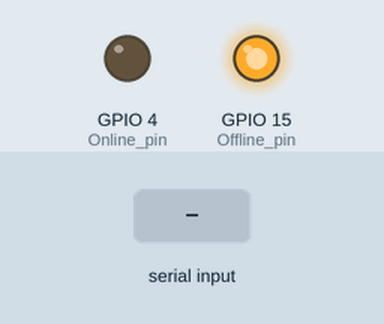
Recording of a sketch running on a simulated ESP32. Parts: output pins drawn as LEDs (lit = HIGH). The test bench sets the inputs (shaded band). WiFi joins after 1.5 s; servers stay silent unless stated; what the sketch prints to the serial monitor is not drawn.

Above: at 0.1 s.
At 3.2 s:
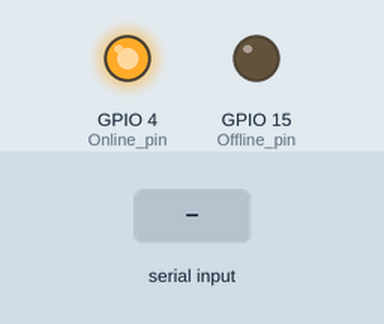
3.3 s: "OK\n" received over the second serial link
Timing chart, 0 to 6.3 s (numbered marks = the images above; inputs shaded):
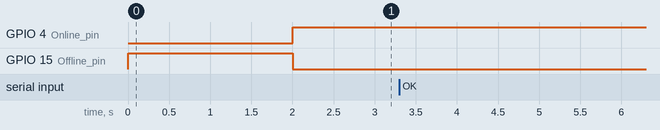

The sketch:

Arduino_to_esp32_handshake.ino
```cpp
#include <WiFi.h>
#include "ThingSpeak.h"
#define Offline_pin 15
#define Online_pin 4
#define RXp2 16
#define TXp2 17
#define channel_ID 2175178
#define channel_APIKEY "ME32UIN16WFW4VNT"
// Replace with your network credentials (STATION)
const char* ssid = "POCOF3";
const char* password = "02090816";
const char* server = "api.thingspeak.com";

WiFiClient client;

bool handshakeComplete = false; // Flag to indicate handshake completion

void initWiFi() {
  WiFi.mode(WIFI_STA);
  WiFi.begin(ssid, password);
  Serial.print("Connecting to WiFi ..");
  while (WiFi.status() != WL_CONNECTED) {
    Serial.print('.');
    digitalWrite(Offline_pin, HIGH);
    delay(1000);
  }
  Serial.println(WiFi.localIP());
}

void setup() {
  Serial.begin(115200);
  Serial2.begin(115200, SERIAL_8N1, RXp2, TXp2);
  pinMode(Offline_pin, OUTPUT);
  pinMode(Online_pin, OUTPUT);
  initWiFi();
  Serial.print("RRSI: ");
  Serial.println(WiFi.RSSI());
  ThingSpeak.begin(client);
}

void loop() {
  if (WiFi.status() == WL_CONNECTED) {
    digitalWrite(Offline_pin, LOW);
    digitalWrite(Online_pin, HIGH);
  }

  if (!handshakeComplete) {
    Serial2.println("Ready"); // Send a message to indicate readiness
    delay(100); // Allow time for the message to be transmitted

    if (Serial2.available()) {
      String response = Serial2.readStringUntil('\n');
      response.trim();
      if (response == "OK") {
        handshakeComplete = true; // Set the handshake flag
      }
    }
  } else {
    float pulseValue = readPulseValue();
    float tempValue = readTempValue();
    Serial.println(pulseValue);
    Serial.println(tempValue);
    ThingSpeak.writeField(channel_ID, 1,tempValue, channel_APIKEY);
    delay(15000);
    ThingSpeak.writeField(channel_ID, 2,pulseValue, channel_APIKEY);
    delay(15000);
    // Rest of the code for sending data to Thingspeak
  }

  delay(800);
}

float readPulseValue() {
  String message;

  while (Serial2.available()) {
    char c = Serial2.read();
    message += c;
    if (c == '\n') {
      break;
    }
    delay(10);
  }

  int startIdx = message.indexOf("BPM = ") + 6;
  int endIdx = message.indexOf('\n', startIdx);
  String pulseString = message.substring(startIdx, endIdx);

  float pulseValue = pulseString.toFloat();

  Serial.print("Pulse value received from Arduino: ");
  Serial.println(pulseValue);

  return pulseValue;
}

float readTempValue() {
  String message;

  while (Serial2.available()) {
    char c = Serial2.read();
    message += c;
    if (c == '\n') {
      break;
    }
    delay(10);
  }

  int startIdx = message.indexOf("Temperature =") + 13;
  int endIdx = message.indexOf('*', startIdx);
  String tempString = message.substring(startIdx, endIdx);

  float tempValue = tempString.toFloat();

  Serial.print("Temperature value received from Arduino: ");
  Serial.println(tempValue);

  return tempValue;
}
```

Measured:
- after the input at 3.3 s, every drawn part: stays the same
